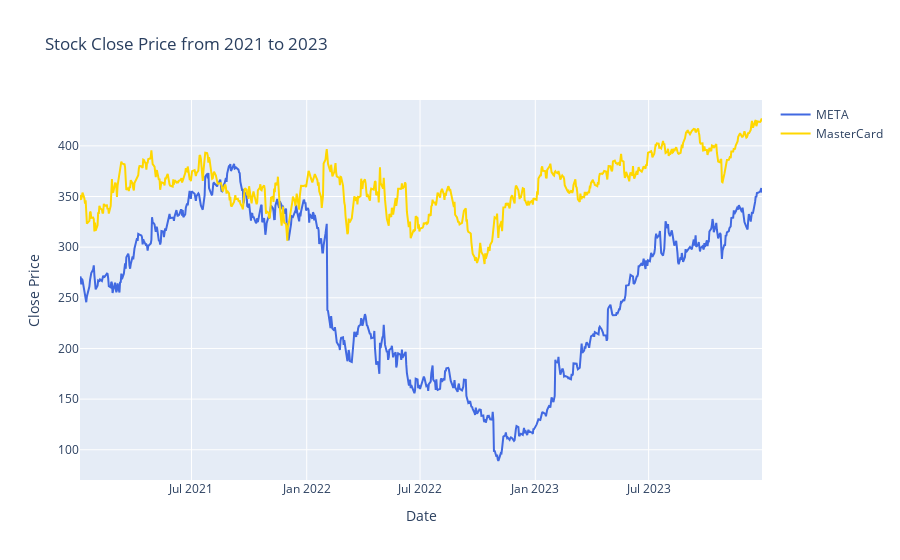

The notebook cell this image was saved under:
### Markdown cell above
## Prices

### Code cell
import plotly.graph_objects as go

fig = go.Figure()

fig.add_trace(go.Scatter(x=meta_filtered['Date'], y=meta_filtered['Close'], mode='lines', line_color='royalblue', name='META'))
fig.add_trace(go.Scatter(x=mastercard_filtered['Date'], y=mastercard_filtered['Close'], mode='lines', line_color='gold', name='MasterCard'))

fig.update_layout(title='Stock Close Price from 2021 to 2023', xaxis_title='Date', yaxis_title='Close Price')

fig.show()

fig.write_image("prices/meta_mastercard_prices.png")

### Figure 1 — Plotly figure (JSON) as saved in the notebook; plotly's stock layout.template omitted (floating-point values rounded to 4 significant figures; data arrays with more than 128 entries replaced by an {"elided": "..."} marker saying what was removed)
{"data": [{"line": {"color": "royalblue"}, "mode": "lines", "name": "META", "type": "scatter", "x": {"elided": "753 str values"}, "y": {"elided": "753 float values"}}, {"line": {"color": "gold"}, "mode": "lines", "name": "MasterCard", "type": "scatter", "x": {"elided": "753 str values"}, "y": {"elided": "753 float values"}}], "layout": {"title": {"text": "Stock Close Price from 2021 to 2023"}, "xaxis": {"title": {"text": "Date"}}, "yaxis": {"title": {"text": "Close Price"}}}}
